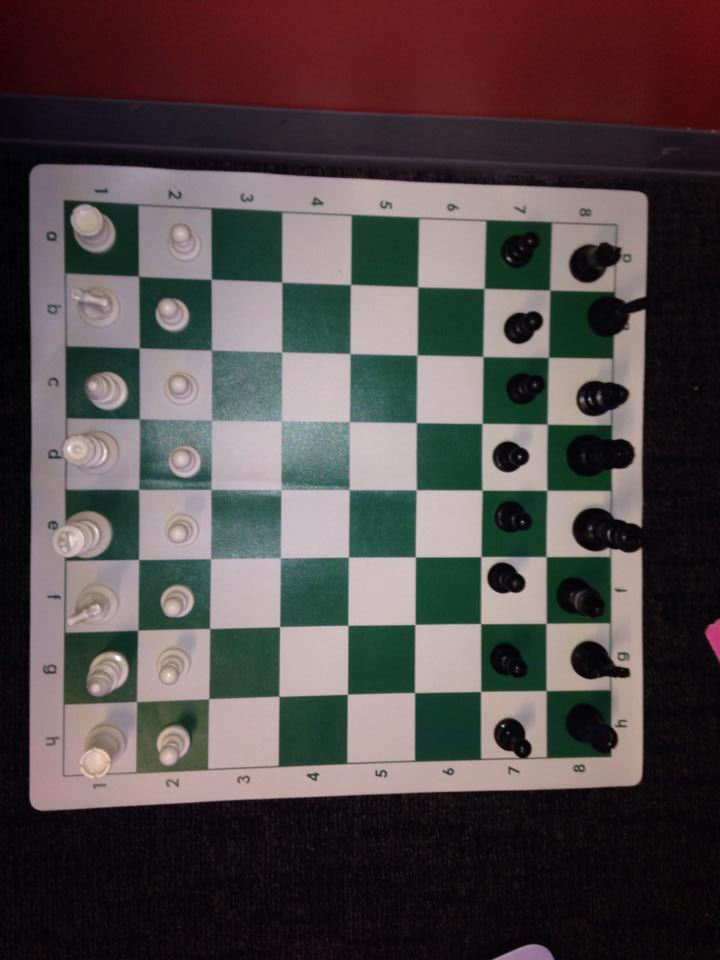
#> input picture img/chessboard.jpg, 720 x 960 px
$ python -i crop_board.py   (imports and definitions only)
#> lines starting #> are read from the running program, lines starting #| are printed output that depends on the picture; after the words box and inside, x2 and y2 are one past the last pixel; in counts of white or black regions, pixels touching at a corner belong together
#> further down, picture is the input picture: shape (960, 720, 3); mean B, G, R 73.3, 73.6, 82.1
import cv2
import numpy as np

#img = cv2.imread('img/phone2.jpg')

def get_crop_pts(img):
    #Make it grayscale
    gray = cv2.cvtColor(img,cv2.COLOR_BGR2GRAY)
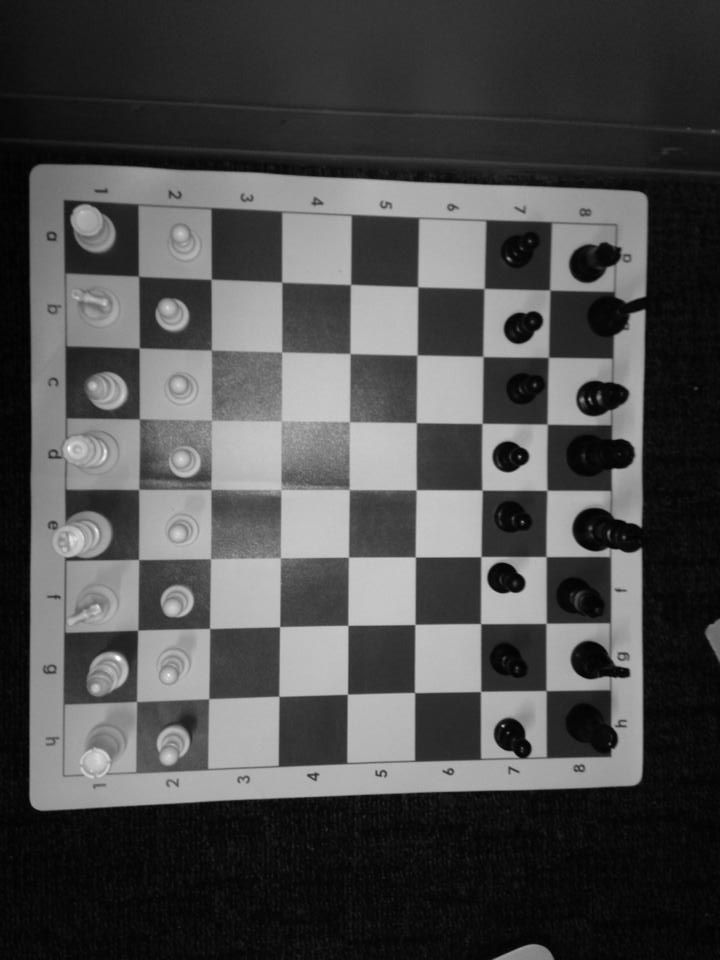
#> gray: shape (960, 720); min 0, max 253, mean 76.1
    #Compute thresholds, don't need to use adaptive cause it's black and white
    ret,thresh = cv2.threshold(gray,127,255,0)
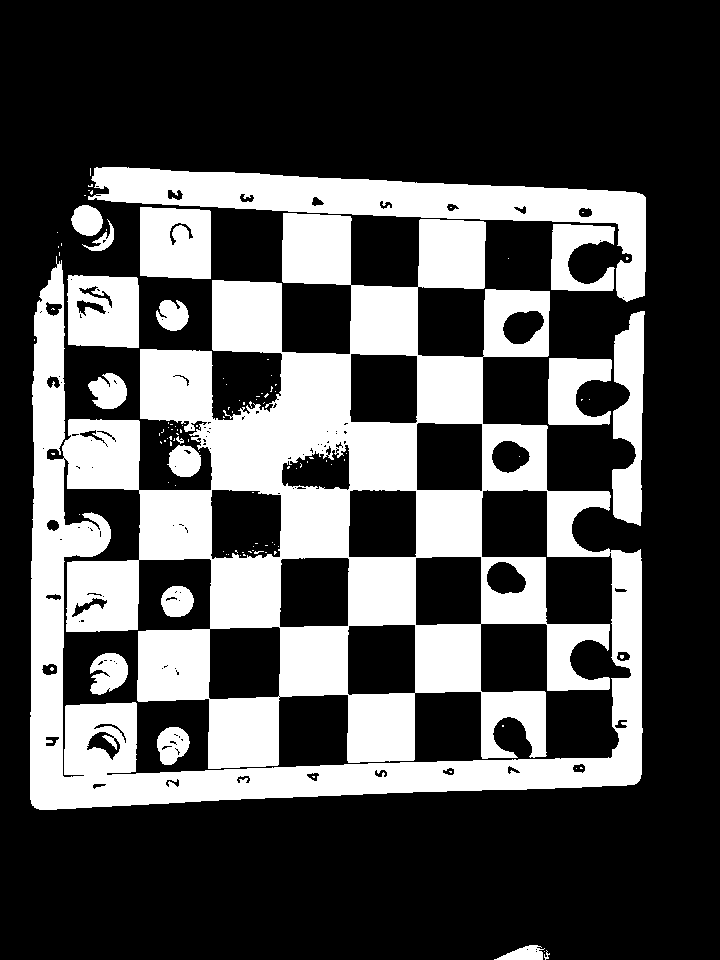
#> thresh: shape (960, 720); 31.2% white; 115 white regions (97 under 20 px)
    #Calculate contours from thresh, no idea what ret is even for.
    contours, hierarchy = cv2.findContours(thresh, cv2.RETR_TREE, cv2.CHAIN_APPROX_SIMPLE)
#> contours = 278 contours, 209 with area under 20; largest, box (x1, y1, x2, y2) and area: (30, 213, 643, 810) 258864, (62, 457, 632, 778) 51924, (88, 167, 646, 302) 20342, (208, 626, 281, 700) 5010, (67, 275, 139, 348) 4844

    #Search for the biggest contour
    biggest = None
    max_area = 0
    for i in contours:
        area = cv2.contourArea(i)
        if area > 100:
            peri = cv2.arcLength(i,True)
            approx = cv2.approxPolyDP(i,0.02*peri,True)
            if area > max_area and len(approx)==4:
                biggest = approx
                max_area = area
#> this loop made 278 passes
#> (area, peri, biggest, max_area) on passes 63, 109, 266: (4844.5, 284.9, [[68, 275], [68, 344], [138, 347], [137, 278]], 4844.5), (5010.5, 282.4, [[278, 626], [279, 695], [210, 699], [209, 629]], 5010.5), (20342, 1416.9, [[91, 179], [615, 222], [644, 295], [636, 192]], 20342)
#> (area, peri, approx) on passes 110, 119, 120, 134, 135, 239: (4691.5, 273.6, [[414, 624], [415, 692], [349, 695], [348, 626]]), (4716, 278.3, [[282, 558], [349, 559], [347, 626], [279, 626]]), (4491, 266.5, [[416, 557], [481, 557], [480, 624], [415, 624]]), (4540.5, 272.9, [[350, 490], [416, 491], [415, 557], [348, 556]]), (4601.5, 309.3, [[211, 490], [280, 494], [280, 556], [212, 559]]), (4439.5, 265.9, [[418, 422], [482, 424], [481, 491], [416, 489]])
#> after the loop, max_area = 20342

    return biggest
    '''
    Sample debugging output:
    print biggest
    print type(biggest)
    print biggest.shape

    [[[ 46 245]]

    [[ 40 683]]

    [[478 680]]

    [[475 252]]]
    <type 'numpy.ndarray'>
    (4, 1, 2)
    '''
'''
Misc debug code
biggest = get_crop_pts(img)
cv2.drawContours(img,biggest,-1,(0,255,0),3)
cv2.imwrite('cropout.jpg', img)
'''

>>> import cv2
>>> picture = cv2.imread('img/chessboard.jpg')
>>> result = get_crop_pts(picture)
#> result = [[91, 179], [615, 222], [644, 295], [636, 192]]

$ run again, on img/phone.jpg
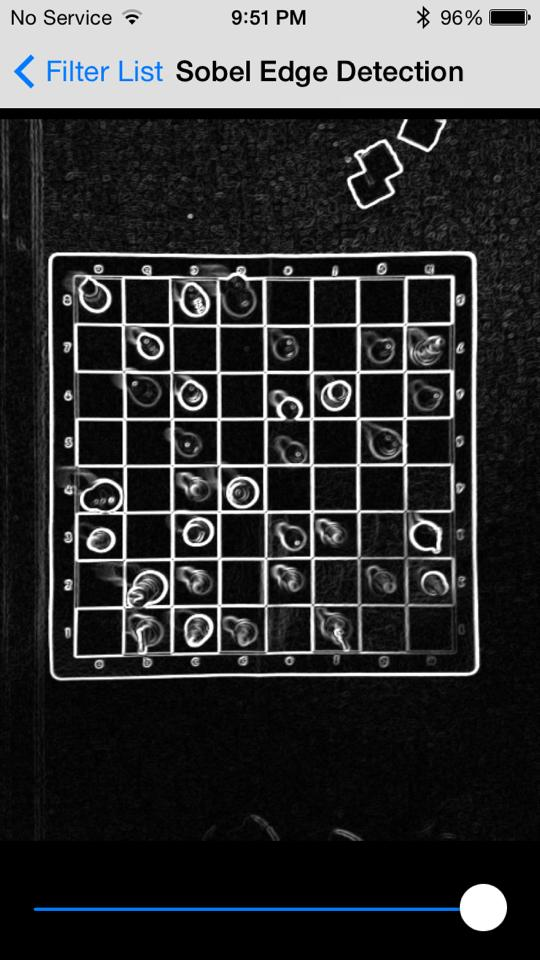
#> input picture img/phone.jpg, 540 x 960 px
#> picture is the input picture: shape (960, 540, 3); mean B, G, R 53.6, 53, 52.5
#> in get_crop_pts, `ret,thresh = cv2.threshold(gray,127,255,0)`:
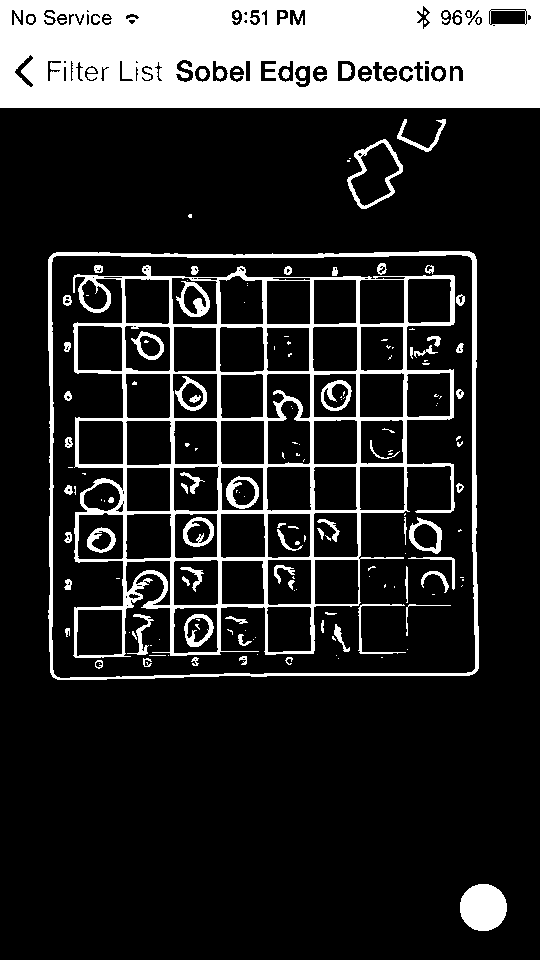
#> thresh: shape (960, 540); 17.8% white; 177 white regions (96 under 20 px)
#> contours = 361 contours, 169 with area under 20; largest, box (x1, y1, x2, y2) and area: (48, 251, 479, 680) 180586, (51, 254, 476, 679) 175905, (73, 265, 455, 658) 109984, (0, 0, 540, 108) 57673, (347, 139, 403, 209) 2336
#> the loop in get_crop_pts, `for i in contours:` made 361 passes
#> (area, peri, biggest, max_area) on pass 2: (180586.5, 1718.6, [[473, 253], [49, 257], [53, 677], [477, 670]], 180586.5)
#> after the loop in get_crop_pts, `for i in contours:`: max_area = 180586.5
#> result = [[473, 253], [49, 257], [53, 677], [477, 670]]

$ run again, on img/phone2.jpg
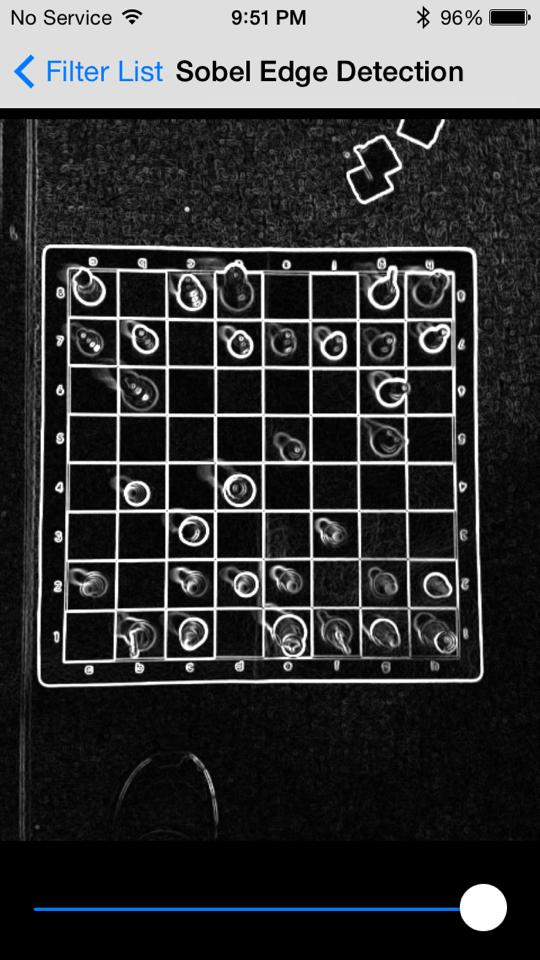
#> input picture img/phone2.jpg, 540 x 960 px
#> picture is the input picture: shape (960, 540, 3); mean B, G, R 56.3, 55.7, 55.2
#> in get_crop_pts, `ret,thresh = cv2.threshold(gray,127,255,0)`:
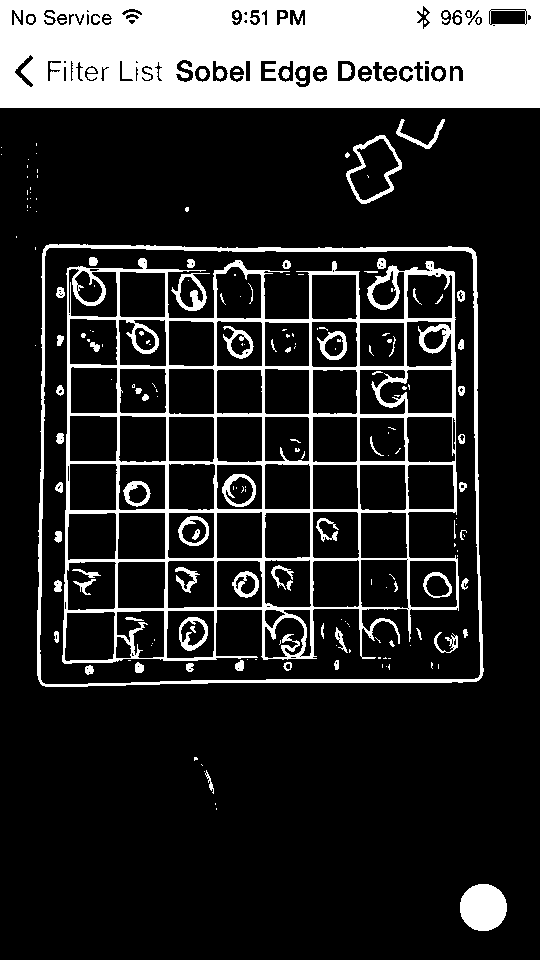
#> thresh: shape (960, 540); 18.1% white; 204 white regions (119 under 20 px)
#> contours = 412 contours, 212 with area under 20; largest, box (x1, y1, x2, y2) and area: (37, 244, 484, 687) 191146, (39, 247, 481, 685) 186648, (62, 258, 459, 664) 134973, (0, 0, 540, 108) 57673, (379, 369, 453, 414) 2466
#> the loop in get_crop_pts, `for i in contours:` made 412 passes
#> (area, peri, biggest, max_area) on pass 12: (191145.5, 1779, [[46, 245], [40, 683], [478, 680], [475, 252]], 191145.5)
#> after the loop in get_crop_pts, `for i in contours:`: max_area = 191145.5
#> result = [[46, 245], [40, 683], [478, 680], [475, 252]]
